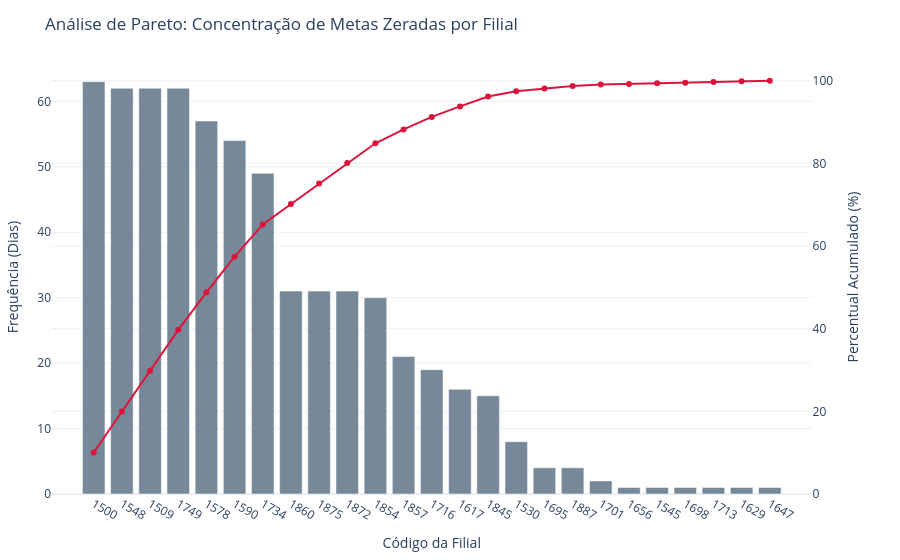

The notebook cell saved with this chart:
### Code cell
# Gráfico de pareto para análise de filiais com meta 0
# Filtragem de registros com meta estritamente igual a zero
df_metas_zeradas = df_metas[df_metas['meta_n_med'] == 0].copy()

# Contagem de frequência por filial e ordenação decrescente (regra do Pareto)
df_pareto = df_metas_zeradas['codigo_filial'].value_counts().reset_index()
df_pareto.columns = ['codigo_filial', 'qtd_metas_zeradas']
df_pareto['codigo_filial'] = df_pareto['codigo_filial'].astype(str)

# Cálculo da porcentagem acumulada para a linha do gráfico
total_zeradas = df_pareto['qtd_metas_zeradas'].sum()
df_pareto['perc_acumulada'] = (df_pareto['qtd_metas_zeradas'].cumsum() / total_zeradas) * 100

# Construção da figura com eixo Y secundário (Eixo Esquerdo: Contagem | Eixo Direito: %)
fig = make_subplots(specs=[[{"secondary_y": True}]])

# Adição das barras (Volume absoluto)
fig.add_trace(
    go.Bar(
        x=df_pareto['codigo_filial'],
        y=df_pareto['qtd_metas_zeradas'],
        name="Dias com Meta Zero",
        marker_color="lightslategray"
    ),
    secondary_y=False,
)

# Adição da linha (Curva de Pareto)
fig.add_trace(
    go.Scatter(
        x=df_pareto['codigo_filial'],
        y=df_pareto['perc_acumulada'],
        name="% Acumulada",
        mode="lines+markers",
        line=dict(color="crimson", width=2),
        marker=dict(size=6)
    ),
    secondary_y=True,
)

# Ajustes visuais e de layout
fig.update_layout(
    title_text="Análise de Pareto: Concentração de Metas Zeradas por Filial",
    template="plotly_white",
    hovermode="x unified",
    showlegend=False,
    margin=dict(t=60, b=40, l=40, r=40)
)

fig.update_yaxes(title_text="Frequência (Dias)", secondary_y=False)
fig.update_yaxes(title_text="Percentual Acumulado (%)", range=[0, 105], secondary_y=True)
fig.update_xaxes(type='category', title_text="Código da Filial")

fig.show()

### Figure 1 — Plotly figure (JSON) as saved in the notebook; plotly's stock layout.template omitted (floating-point values rounded to 4 significant figures)
{"data": [{"marker": {"color": "lightslategray"}, "name": "Dias com Meta Zero", "type": "bar", "x": ["1500", "1548", "1509", "1749", "1578", "1590", "1734", "1860", "1875", "1872", "1854", "1857", "1716", "1617", "1845", "1530", "1695", "1887", "1701", "1656", "1545", "1698", "1713", "1629", "1647"], "xaxis": "x", "y": [63, 62, 62, 62, 57, 54, 49, 31, 31, 31, 30, 21, 19, 16, 15, 8, 4, 4, 2, 1, 1, 1, 1, 1, 1], "yaxis": "y"}, {"line": {"color": "crimson", "width": 2}, "marker": {"size": 6}, "mode": "lines+markers", "name": "% Acumulada", "type": "scatter", "x": ["1500", "1548", "1509", "1749", "1578", "1590", "1734", "1860", "1875", "1872", "1854", "1857", "1716", "1617", "1845", "1530", "1695", "1887", "1701", "1656", "1545", "1698", "1713", "1629", "1647"], "xaxis": "x", "y": [10.05, 19.94, 29.82, 39.71, 48.8, 57.42, 65.23, 70.18, 75.12, 80.06, 84.85, 88.2, 91.23, 93.78, 96.17, 97.45, 98.09, 98.72, 99.04, 99.2, 99.36, 99.52, 99.68, 99.84, 100.0], "yaxis": "y2"}], "layout": {"hovermode": "x unified", "margin": {"b": 40, "l": 40, "r": 40, "t": 60}, "showlegend": false, "title": {"text": "Análise de Pareto: Concentração de Metas Zeradas por Filial"}, "xaxis": {"anchor": "y", "domain": [0, 0.94], "title": {"text": "Código da Filial"}, "type": "category"}, "yaxis": {"anchor": "x", "domain": [0, 1], "title": {"text": "Frequência (Dias)"}}, "yaxis2": {"anchor": "x", "overlaying": "y", "range": [0, 105], "side": "right", "title": {"text": "Percentual Acumulado (%)"}}}}
